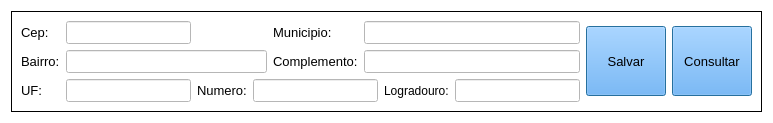
               <widget class="QFrame" name="frame_13">
                <property name="styleSheet">
                 <string notr="true">background-color: rgb(255, 255, 255);</string>
                </property>
                <property name="frameShape">
                 <enum>QFrame::NoFrame</enum>
                </property>
                <property name="frameShadow">
                 <enum>QFrame::Plain</enum>
                </property>
                <layout class="QGridLayout" name="gridLayout_39">
                 <item row="0" column="0">
                  <widget class="QFrame" name="frame_21">
                   <property name="frameShape">
                    <enum>QFrame::Box</enum>
                   </property>
                   <property name="frameShadow">
                    <enum>QFrame::Plain</enum>
                   </property>
                   <layout class="QGridLayout" name="gridLayout_40">
                    <item row="0" column="0">
                     <widget class="QLabel" name="label_91">
                      <property name="font">
                       <font>
                        <family>Arial</family>
                        <pointsize>10</pointsize>
                       </font>
                      </property>
                      <property name="text">
                       <string>Cep:</string>
                      </property>
                     </widget>
                    </item>
                    <item row="2" column="2">
                     <widget class="QLabel" name="label_95">
                      <property name="minimumSize">
                       <size>
                        <width>0</width>
                        <height>0</height>
                       </size>
                      </property>
                      <property name="maximumSize">
                       <size>
                        <width>100</width>
                        <height>111</height>
                       </size>
                      </property>
                      <property name="font">
                       <font>
                        <family>Arial</family>
                        <pointsize>10</pointsize>
                       </font>
                      </property>
                      <property name="text">
                       <string>Numero:</string>
                      </property>
                     </widget>
                    </item>
                    <item row="0" column="5" colspan="3">
                     <widget class="QLineEdit" name="municipioEmpresa">
                      <property name="enabled">
                       <bool>true</bool>
                      </property>
                      <property name="font">
                       <font>
                        <family>Arial</family>
                        <pointsize>10</pointsize>
                       </font>
                      </property>
                      <property name="styleSheet">
                       <string notr="true">background-color: rgb(255, 255, 255);</string>
                      </property>
                     </widget>
                    </item>
                    <item row="2" column="6">
                     <widget class="QLabel" name="label_12">
                      <property name="text">
                       <string>Logradouro:</string>
                      </property>
                     </widget>
                    </item>
                    <item row="1" column="0">
                     <widget class="QLabel" name="label_92">
                      <property name="font">
                       <font>
                        <family>Arial</family>
                        <pointsize>10</pointsize>
                       </font>
                      </property>
                      <property name="text">
                       <string>Bairro:</string>
                      </property>
                     </widget>
                    </item>
                    <item row="2" column="1">
                     <widget class="QLineEdit" name="ufEmpresa">
                      <property name="maximumSize">
                       <size>
                        <width>200</width>
                        <height>16777215</height>
                       </size>
                      </property>
                      <property name="font">
                       <font>
                        <family>Arial</family>
                        <pointsize>10</pointsize>
                       </font>
                      </property>
                      <property name="styleSheet">
                       <string notr="true">background-color: rgb(255, 255, 255);</string>
                      </property>
                      <property name="text">
                       <string/>
                      </property>
                     </widget>
                    </item>
                    <item row="2" column="3" colspan="3">
                     <widget class="QLineEdit" name="numeroEnderecoEmpresa">
                      <property name="font">
                       <font>
                        <family>Arial</family>
                        <pointsize>10</pointsize>
                       </font>
                      </property>
                      <property name="styleSheet">
                       <string notr="true">background-color: rgb(255, 255, 255);</string>
                      </property>
                      <property name="text">
                       <string/>
                      </property>
                     </widget>
                    </item>
                    <item row="1" column="5" colspan="3">
                     <widget class="QLineEdit" name="complementoEmpresa">
                      <property name="enabled">
                       <bool>true</bool>
                      </property>
                      <property name="font">
                       <font>
                        <family>Arial</family>
                        <pointsize>10</pointsize>
                       </font>
                      </property>
                      <property name="styleSheet">
                       <string notr="true">background-color: rgb(255, 255, 255);</string>
                      </property>
                     </widget>
                    </item>
                    <item row="0" column="1">
                     <widget class="QLineEdit" name="cepEmpresa">
                      <property name="font">
                       <font>
                        <family>Arial</family>
                        <pointsize>10</pointsize>
                       </font>
                      </property>
                      <property name="styleSheet">
                       <string notr="true">background-color: rgb(255, 255, 255);</string>
                      </property>
                      <property name="text">
                       <string/>
                      </property>
                     </widget>
                    </item>
                    <item row="0" column="4">
                     <widget class="QLabel" name="label_93">
                      <property name="font">
                       <font>
                        <family>Arial</family>
                        <pointsize>10</pointsize>
                       </font>
                      </property>
                      <property name="text">
                       <string>Municipio:</string>
                      </property>
                     </widget>
                    </item>
                    <item row="0" column="9" rowspan="3">
                     <widget class="QPushButton" name="consultarEmpresa">
                      <property name="maximumSize">
                       <size>
                        <width>86</width>
                        <height>70</height>
                       </size>
                      </property>
                      <property name="font">
                       <font>
                        <pointsize>10</pointsize>
                        <weight>50</weight>
                        <bold>false</bold>
                       </font>
                      </property>
                      <property name="cursor">
                       <cursorShape>PointingHandCursor</cursorShape>
                      </property>
                      <property name="focusPolicy">
                       <enum>Qt::NoFocus</enum>
                      </property>
                      <property name="toolTip">
                       <string>Consultar empresas cadastradas</string>
                      </property>
                      <property name="styleSheet">
                       <string notr="true">background-color: rgb(85, 170, 255);</string>
                      </property>
                      <property name="text">
                       <string>Consultar</string>
                      </property>
                      <property name="icon">
                       <iconset>
                        <normaloff>../Imagens/visao-da-empresa.png</normaloff>../Imagens/visao-da-empresa.png</iconset>
                      </property>
                      <property name="iconSize">
                       <size>
                        <width>93</width>
                        <height>30</height>
                       </size>
                      </property>
                      <property name="autoDefault">
                       <bool>true</bool>
                      </property>
                      <property name="default">
                       <bool>true</bool>
                      </property>
                      <property name="flat">
                       <bool>false</bool>
                      </property>
                     </widget>
                    </item>
                    <item row="2" column="0">
                     <widget class="QLabel" name="label_94">
                      <property name="font">
                       <font>
                        <family>Arial</family>
                        <pointsize>10</pointsize>
                       </font>
                      </property>
                      <property name="text">
                       <string>UF:</string>
                      </property>
                     </widget>
                    </item>
                    <item row="2" column="7">
                     <widget class="QLineEdit" name="logradouroEmpresa">
                      <property name="font">
                       <font>
                        <family>Arial</family>
                        <pointsize>10</pointsize>
                        <weight>50</weight>
                        <bold>false</bold>
                       </font>
                      </property>
                      <property name="styleSheet">
                       <string notr="true">background-color: rgb(255, 255, 255);</string>
                      </property>
                      <property name="text">
                       <string/>
                      </property>
                      <property name="alignment">
                       <set>Qt::AlignLeading|Qt::AlignLeft|Qt::AlignVCenter</set>
                      </property>
                      <property name="dragEnabled">
                       <bool>false</bool>
                      </property>
                      <property name="readOnly">
                       <bool>false</bool>
                      </property>
                      <property name="cursorMoveStyle">
                       <enum>Qt::LogicalMoveStyle</enum>
                      </property>
                      <property name="clearButtonEnabled">
                       <bool>false</bool>
                      </property>
                     </widget>
                    </item>
                    <item row="0" column="8" rowspan="3">
                     <widget class="QPushButton" name="cadEmpresa">
                      <property name="maximumSize">
                       <size>
                        <width>82</width>
                        <height>70</height>
                       </size>
                      </property>
                      <property name="font">
                       <font>
                        <pointsize>10</pointsize>
                        <weight>50</weight>
                        <bold>false</bold>
                       </font>
                      </property>
                      <property name="cursor">
                       <cursorShape>PointingHandCursor</cursorShape>
                      </property>
                      <property name="focusPolicy">
                       <enum>Qt::WheelFocus</enum>
                      </property>
                      <property name="toolTip">
                       <string>Salvar empresa</string>
                      </property>
                      <property name="styleSheet">
                       <string notr="true">background-color: rgb(85, 170, 255);</string>
                      </property>
                      <property name="text">
                       <string>Salvar</string>
                      </property>
                      <property name="icon">
                       <iconset>
                        <normaloff>../Imagens/Savar.png</normaloff>../Imagens/Savar.png</iconset>
                      </property>
                      <property name="iconSize">
                       <size>
                        <width>93</width>
                        <height>26</height>
                       </size>
                      </property>
                      <property name="autoDefault">
                       <bool>false</bool>
                      </property>
                      <property name="default">
                       <bool>true</bool>
                      </property>
                      <property name="flat">
                       <bool>false</bool>
                      </property>
                     </widget>
                    </item>
                    <item row="1" column="1" colspan="3">
                     <widget class="QLineEdit" name="bairroEmpresa">
                      <property name="font">
                       <font>
                        <family>Arial</family>
                        <pointsize>10</pointsize>
                       </font>
                      </property>
                      <property name="styleSheet">
                       <string notr="true">background-color: rgb(255, 255, 255);</string>
                      </property>
                      <property name="text">
                       <string/>
                      </property>
                     </widget>
                    </item>
                    <item row="1" column="4">
                     <widget class="QLabel" name="label_96">
                      <property name="font">
                       <font>
                        <family>Arial</family>
                        <pointsize>10</pointsize>
                       </font>
                      </property>
                      <property name="text">
                       <string>Complemento:</string>
                      </property>
                     </widget>
                    </item>
                   </layout>
                  </widget>
                 </item>
                </layout>
               </widget>
